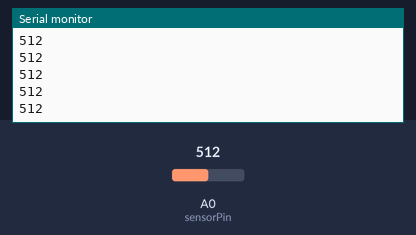
Recording of a sketch running on a simulated Arduino Uno, built with avr-gcc and run on an emulated ATmega328P. On the bench: the last lines printed to the serial monitor. The inputs (shaded band) are chosen by the test bench; at power-on: A0 (sensorPin) = 512.

Above: at 1.2 s.
1.3 s: A0 (sensorPin) set to 716
At 2.2 s:
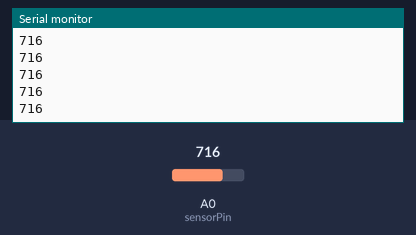
2.8 s: A0 (sensorPin) set to 900
At 3.4 s:
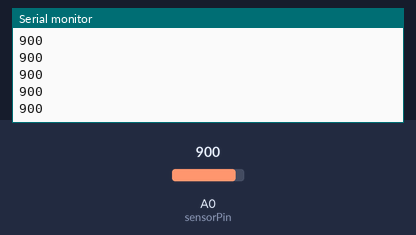
Timing chart, 0 to 5.8 s (numbered marks = the images above; inputs shaded):
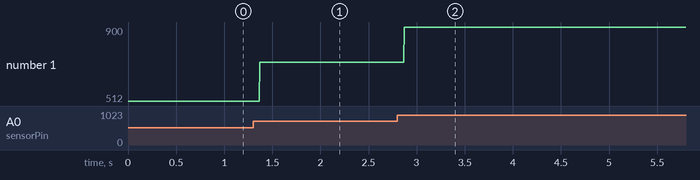

Measured:
- after the input at 1.3 s, the serial monitor: prints a new line after 0.07 s (image 1)
- after the input at 2.8 s, the serial monitor: prints a new line after 0.07 s (image 2)
- plotted number 1: 512 → 716 after the input at 1.3 s, 716 → 900 after the input at 2.8 s

The sketch:

IR_proximity_sensor.ino
```cpp
/*
 * IR_proximity | AIRLAB
 *
 * The code serves as an absolut minimum for working with the IR proximity sensor
 *
 * It reads the sensor and prints the value in the serial monitor (tools->serial monitor)
 *
 *
 */

int sensorPin = A0;

void setup() {
  Serial.begin(9600); // setup the serial connection
  pinMode(sensorPin, INPUT); // set pinMode to INPUT
}

void loop() {
  int sensorValue = analogRead(sensorPin); // read the sensor
  Serial.println(sensorValue); // print the value
  delay(1); // slow down the code a little (1 millisecond)
}
```
